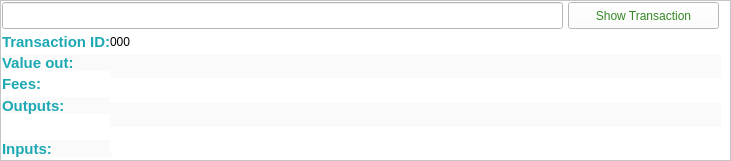
     <widget class="QFrame" name="frame_2">
      <property name="geometry">
       <rect>
        <x>10</x>
        <y>287</y>
        <width>731</width>
        <height>161</height>
       </rect>
      </property>
      <property name="styleSheet">
       <string notr="true">background-color:#fff</string>
      </property>
      <property name="frameShape">
       <enum>QFrame::StyledPanel</enum>
      </property>
      <property name="frameShadow">
       <enum>QFrame::Raised</enum>
      </property>
      <widget class="QLabel" name="txLabel">
       <property name="geometry">
        <rect>
         <x>2</x>
         <y>33</y>
         <width>110</width>
         <height>17</height>
        </rect>
       </property>
       <property name="font">
        <font>
         <pointsize>11</pointsize>
         <weight>75</weight>
         <bold>true</bold>
        </font>
       </property>
       <property name="styleSheet">
        <string notr="true">background-color:#fff;color:rgb(29, 169, 180)</string>
       </property>
       <property name="text">
        <string>Transaction ID:</string>
       </property>
      </widget>
      <widget class="QLabel" name="valueLabel">
       <property name="geometry">
        <rect>
         <x>2</x>
         <y>54</y>
         <width>110</width>
         <height>17</height>
        </rect>
       </property>
       <property name="font">
        <font>
         <pointsize>11</pointsize>
         <weight>75</weight>
         <bold>true</bold>
        </font>
       </property>
       <property name="styleSheet">
        <string notr="true">background-color:#fafafa;color:rgb(29, 169, 180)</string>
       </property>
       <property name="text">
        <string>Value out:</string>
       </property>
      </widget>
      <widget class="QLabel" name="feesLabel">
       <property name="geometry">
        <rect>
         <x>2</x>
         <y>75</y>
         <width>110</width>
         <height>17</height>
        </rect>
       </property>
       <property name="font">
        <font>
         <pointsize>11</pointsize>
         <weight>75</weight>
         <bold>true</bold>
        </font>
       </property>
       <property name="styleSheet">
        <string notr="true">background-color:#fff;color:rgb(29, 169, 180)</string>
       </property>
       <property name="text">
        <string>Fees:</string>
       </property>
      </widget>
      <widget class="QLabel" name="outputLabel">
       <property name="geometry">
        <rect>
         <x>2</x>
         <y>97</y>
         <width>110</width>
         <height>17</height>
        </rect>
       </property>
       <property name="font">
        <font>
         <pointsize>11</pointsize>
         <weight>75</weight>
         <bold>true</bold>
        </font>
       </property>
       <property name="styleSheet">
        <string notr="true">background-color:#fafafa;color:rgb(29, 169, 180)</string>
       </property>
       <property name="text">
        <string>Outputs:</string>
       </property>
       <property name="alignment">
        <set>Qt::AlignLeading|Qt::AlignLeft|Qt::AlignTop</set>
       </property>
      </widget>
      <widget class="QLabel" name="inputLabel">
       <property name="geometry">
        <rect>
         <x>2</x>
         <y>140</y>
         <width>110</width>
         <height>17</height>
        </rect>
       </property>
       <property name="font">
        <font>
         <pointsize>11</pointsize>
         <weight>75</weight>
         <bold>true</bold>
        </font>
       </property>
       <property name="styleSheet">
        <string notr="true">background-color:#fafafa;color:rgb(29, 169, 180)</string>
       </property>
       <property name="text">
        <string>Inputs:</string>
       </property>
       <property name="alignment">
        <set>Qt::AlignLeading|Qt::AlignLeft|Qt::AlignTop</set>
       </property>
      </widget>
      <widget class="QLineEdit" name="txBox">
       <property name="geometry">
        <rect>
         <x>2</x>
         <y>2</y>
         <width>561</width>
         <height>27</height>
        </rect>
       </property>
       <property name="sizePolicy">
        <sizepolicy hsizetype="Preferred" vsizetype="Fixed">
         <horstretch>0</horstretch>
         <verstretch>0</verstretch>
        </sizepolicy>
       </property>
       <property name="styleSheet">
        <string notr="true">background-color:#fff</string>
       </property>
       <property name="inputMask">
        <string comment="Transaction id" extracomment="Transaction id"/>
       </property>
       <property name="placeholderText">
        <string comment="Transaction ID" extracomment="Transaction ID"/>
       </property>
      </widget>
      <widget class="QPushButton" name="txButton">
       <property name="geometry">
        <rect>
         <x>568</x>
         <y>2</y>
         <width>151</width>
         <height>27</height>
        </rect>
       </property>
       <property name="autoFillBackground">
        <bool>false</bool>
       </property>
       <property name="styleSheet">
        <string notr="true">color:#382</string>
       </property>
       <property name="text">
        <string>Show Transaction</string>
       </property>
       <property name="icon">
        <iconset>
         <normaloff>../../../../vcoin-work/src/qt/res/icons/toolbar.png</normaloff>../../../../vcoin-work/src/qt/res/icons/toolbar.png</iconset>
       </property>
      </widget>
      <widget class="QWidget" name="layoutWidgetBE2">
       <property name="geometry">
        <rect>
         <x>110</x>
         <y>30</y>
         <width>611</width>
         <height>121</height>
        </rect>
       </property>
       <layout class="QGridLayout" name="gridLayoutBE" rowstretch="0,0,0,0,0,0,0" columnstretch="0">
        <property name="sizeConstraint">
         <enum>QLayout::SetDefaultConstraint</enum>
        </property>
        <property name="horizontalSpacing">
         <number>6</number>
        </property>
        <property name="verticalSpacing">
         <number>0</number>
        </property>
        <item row="2" column="0">
         <widget class="QLabel" name="txID">
          <property name="styleSheet">
           <string notr="true">background-color:#fff</string>
          </property>
          <property name="frameShape">
           <enum>QFrame::Box</enum>
          </property>
          <property name="lineWidth">
           <number>0</number>
          </property>
          <property name="text">
           <string>000</string>
          </property>
         </widget>
        </item>
        <item row="3" column="0">
         <widget class="QLabel" name="valueBox">
          <property name="styleSheet">
           <string notr="true">background-color:#fafafa</string>
          </property>
          <property name="frameShape">
           <enum>QFrame::Box</enum>
          </property>
          <property name="lineWidth">
           <number>0</number>
          </property>
          <property name="text">
           <string/>
          </property>
         </widget>
        </item>
        <item row="6" column="0">
         <widget class="QLabel" name="inputBox">
          <property name="styleSheet">
           <string notr="true">background-color:#fff</string>
          </property>
          <property name="frameShape">
           <enum>QFrame::Box</enum>
          </property>
          <property name="lineWidth">
           <number>0</number>
          </property>
          <property name="text">
           <string/>
          </property>
          <property name="alignment">
           <set>Qt::AlignLeading|Qt::AlignLeft|Qt::AlignTop</set>
          </property>
         </widget>
        </item>
        <item row="4" column="0">
         <widget class="QLabel" name="feesBox">
          <property name="styleSheet">
           <string notr="true">background-color:#fff</string>
          </property>
          <property name="frameShape">
           <enum>QFrame::Box</enum>
          </property>
          <property name="lineWidth">
           <number>0</number>
          </property>
          <property name="text">
           <string/>
          </property>
         </widget>
        </item>
        <item row="5" column="0">
         <widget class="QLabel" name="outputBox">
          <property name="styleSheet">
           <string notr="true">background-color:#fafafa</string>
          </property>
          <property name="frameShape">
           <enum>QFrame::Box</enum>
          </property>
          <property name="lineWidth">
           <number>0</number>
          </property>
          <property name="text">
           <string/>
          </property>
          <property name="alignment">
           <set>Qt::AlignLeading|Qt::AlignLeft|Qt::AlignTop</set>
          </property>
         </widget>
        </item>
       </layout>
      </widget>
     </widget>
